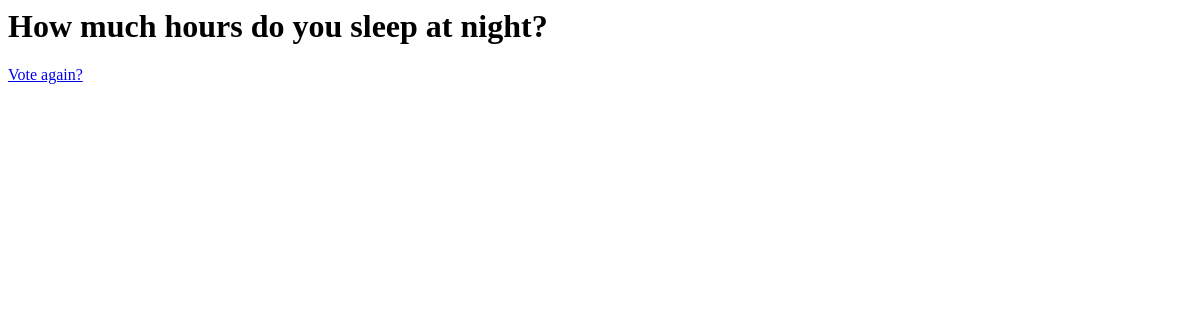
The page /polls/2/results/ on the database as committed earlier.
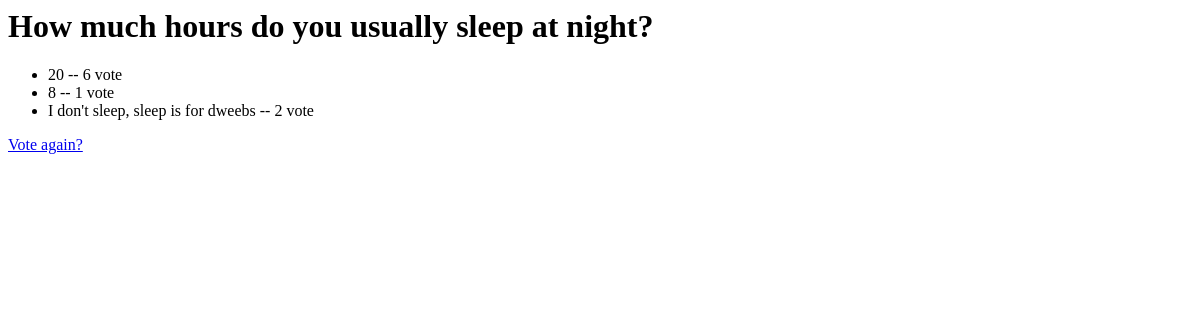
The same page on the database as committed later.
### catpolls/models.py (models this page shows, shortened)
class Catuestion(models.Model):
    catuestion_text = models.CharField(max_length=200)
    publication_date = models.DateTimeField('date published')
    def was_published_recently(self):
        now = timezone.now()
        return now - datetime.timedelta(days=1) <= self.publication_date <= now
    was_published_recently.admin_order_field = 'publication_date'
    was_published_recently.boolean = True
    was_published_recently.short_description = 'Published recently?'

class Cachoice(models.Model):
    catuestion = models.ForeignKey(Catuestion, on_delete=models.CASCADE)
    cachoice_text = models.CharField(max_length=200)
    cavotes = models.IntegerField(default=0)

### catpolls/views.py (the view)
# urls.py: path('<int:pk>/results/', views.ResultsView.as_view(), name="results"),
class ResultsView(generic.DetailView):
    model = Catuestion
    template_name = 'catpolls/results.html'

### catpolls/templates/catpolls/results.html
<h1>{{ catuestion.catuestion_text }}</h1>
<ul>
{% for cachoice in catuestion.cachoice_set.all %}
    <li>{{ cachoice.cachoice_text }} -- {{ cachoice.cavotes }} vote{{ cachioce.cavotes|pluralize }}</li>
{% endfor %}
</ul>
<a href="{% url 'catpolls:detail' catuestion.id %}">Vote again?</a>

Rows that differ between the two databases and show on the page:
changed Catuestion: catuestion_text "How much hours do you sleep at night?" → "How much hours do you usually sleep at night?"
added Cachoice: cachoice_text "20", cavotes "6"
added Cachoice: cachoice_text "8", cavotes "1"
added Cachoice: cachoice_text "I don't sleep, sleep is for dweebs", cavotes "2"
